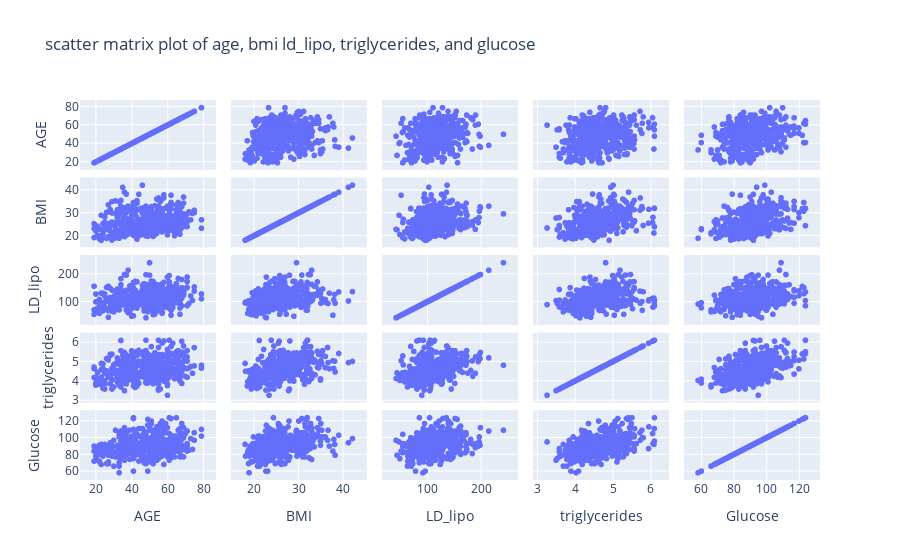

Notebook code for this chart:
### Markdown cell above
&#9989; **(6 pt):** Draw a scatter matrix plot of the data with the variables: **AGE, BMI, LD_lipo, triglycerides, and Glucose.** Make sure to include a title for your plot. (**Note** It may be useful to use Google to help you find relevant documentation.)

### Code cell
## Put your code here

fig3 = px.scatter_matrix(SAS_df, dimensions=["AGE", "BMI", "LD_lipo", "triglycerides","Glucose"],title="scatter matrix plot of age, bmi ld_lipo, triglycerides, and glucose")
fig3.show()

### Figure 1 — Plotly figure (JSON) as saved in the notebook; plotly's stock layout.template omitted (floating-point values rounded to 4 significant figures; data arrays with more than 128 entries replaced by an {"elided": "..."} marker saying what was removed)
{"data": [{"dimensions": [{"axis": {"matches": true}, "label": "AGE", "values": {"elided": "442 int values"}}, {"axis": {"matches": true}, "label": "BMI", "values": {"elided": "442 float values"}}, {"axis": {"matches": true}, "label": "LD_lipo", "values": {"elided": "442 float values"}}, {"axis": {"matches": true}, "label": "triglycerides", "values": {"elided": "442 float values"}}, {"axis": {"matches": true}, "label": "Glucose", "values": {"elided": "442 int values"}}], "hovertemplate": "%{xaxis.title.text}=%{x}<br>%{yaxis.title.text}=%{y}<extra></extra>", "legendgroup": "", "marker": {"color": "#636efa", "symbol": "circle"}, "name": "", "showlegend": false, "type": "splom"}], "layout": {"dragmode": "select", "legend": {"tracegroupgap": 0}, "title": {"text": "scatter matrix plot of age, bmi ld_lipo, triglycerides, and glucose"}}}
